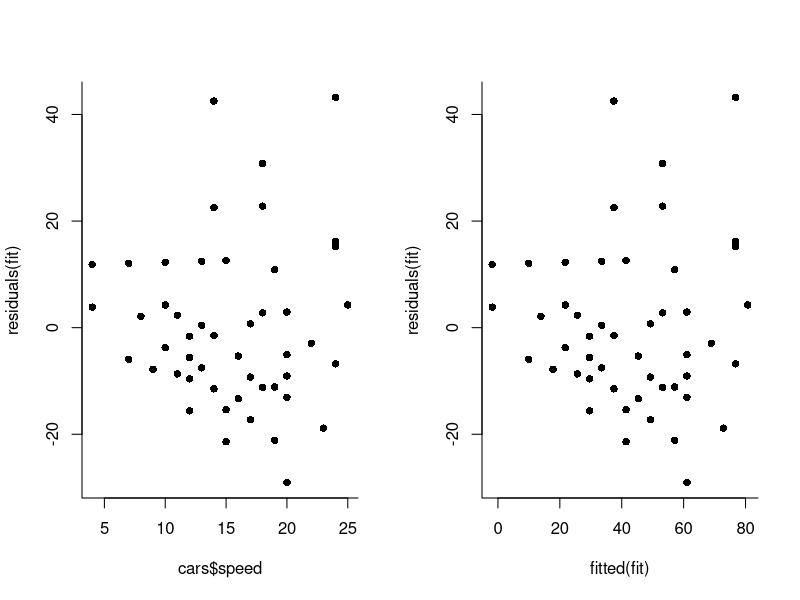
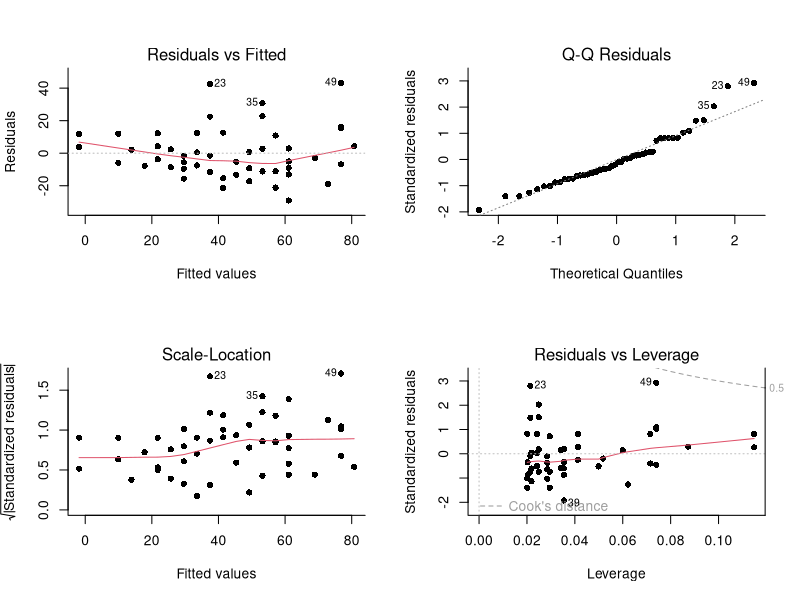

These figures' R source, in order:
## ---- chunk 1
knitr::opts_chunk$set(echo = TRUE)
## ---- chunk 2
getwd()
## ---- chunk 3
fit <- lm(dist~speed, data = cars)
## ---- chunk 4
fit ## in R this corresponds to print(fit)
## ---- chunk 5
coef(fit)
## ---- chunk 6
head(coef(fit)[1]+coef(fit)[2]*cars$speed)
head(fitted(fit))
## ---- chunk 7
summary(fit)
## ---- chunk 8
summary(fit)$sigma
## ---- chunk 9
sqrt(sum((cars$dist - fitted(fit))^2)/(length(cars$speed)-2))
## ---- chunk 10
summary(fit)$r.squared
## SSreg/SStot
sum((fitted(fit) - mean(cars$dist))^2)/sum((cars$dist - mean(cars$dist))^2)
# 1- SSres/SStot 
1 - sum((cars$dist - fitted(fit))^2)/sum((cars$dist - mean(cars$dist))^2)
## ---- chunk 11
head(residuals(fit))
head((cars$dist - fitted(fit)))
## ---- chunk 12
# mean of residuals is null 
mean(residuals(fit))
# no correlation with X - 
# this does not mean that there is not relationship left between X and the residuals 
cor(residuals(fit), cars$speed)
## ---- chunk 13
head(fitted(fit))
head(predict(fit))
predict(fit, newdata = data.frame(speed = c(5,10,15)))
## ---- chunk 14
secars <- sqrt(sum((cars$dist-fit$fitted.values)^2)/(48))
secars
## ---- chunk 15
se_mx <- function(x, se, xvec){
  n <- length(xvec)
  se*sqrt(1/n+(x-mean(xvec))^2/(sum((xvec-mean(xvec))^2)))
}
se_mx(c(15,25,50), se = secars, xvec = cars$speed)
## ---- chunk 16
predict(lm(formula = dist ~ speed, data = cars), 
        newdata = data.frame(speed = c(15,25,50)),
        se.fit = TRUE)
## ---- chunk 17
head(residuals(fit))
head(cars$dist-fitted(fit))
## another option is 
head(fit$residuals)
# by hand
head(cars$dist - fitted(fit))
## ---- chunk 18
par(mfrow=c(1,2), pch=16,bty="l")
plot(cars$speed, residuals(fit))
plot(fitted(fit), residuals(fit))
## ---- chunk 19
par(mfrow=c(2,2))
plot(fit)
